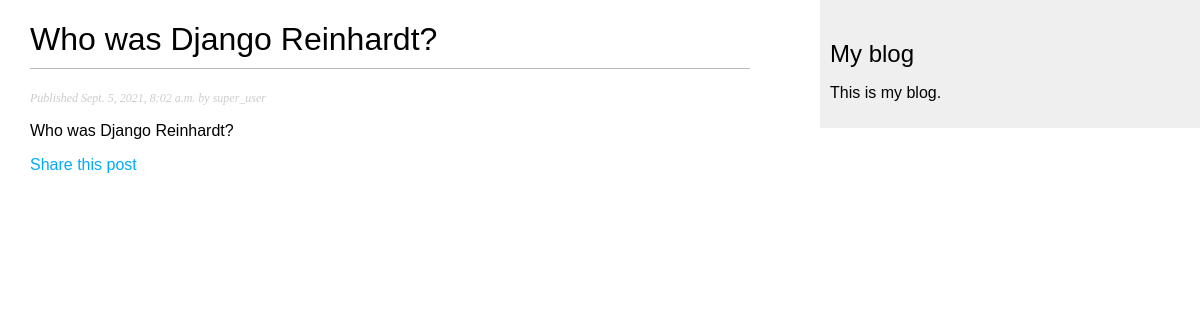
/blog/2021/9/5/who-was-django-reinhardt/, run on the app's committed database.
### blog/models.py (models this page shows, shortened)
class Post(models.Model):
    STATUS_CHOICES = (
        ('draft', 'Draft'),
        ('published', 'Published'),
    )
    title = models.CharField(max_length=250)
    slug = models.SlugField(max_length=250,
                            unique_for_date='publish')
    author = models.ForeignKey(User,
                               on_delete=models.CASCADE,
                               related_name='blog_posts')
    body = models.TextField()
    publish = models.DateTimeField(default=timezone.now)
    created = models.DateTimeField(auto_now_add=True)
    updated = models.DateTimeField(auto_now=True)
    status = models.CharField(max_length=10,
                              choices=STATUS_CHOICES,
                              default='draft')
    class Meta:
        ordering = ('-publish',)
    objects = models.Manager()      # The default manager.
    published = PublishedManager()  # Our custom manager.

### blog/views.py (the view)
def post_detail(request, year, month, day, post):
    post = get_object_or_404(Post, slug=post,
                             status='published',
                             publish__year=year,
                             publish__month=month,
                             publish__day=day)
    return render(request,
                  'blog/post/detail.html',
                  {'post': post})

### blog/templates/blog/post/detail.html (shortened to what this page needs)
{% extends "blog/base.html" %}
{% block content %}
    <h1>{{ post.title }}</h1>
    <p class="date">
        Published {{ post.publish }} by {{ post.author }}
    </p>
    {{ post.body|linebreaks }}
    <p>
        <a href="{% url 'blog:post_share' post.id %}">
            Share this post
        </a>
    </p>
{% endblock %}

### blog/static/css/blog.css (style rules this page uses)
body { margin:0; padding:0; font-family:helvetica, sans-serif; }
a { color:#00abff; text-decoration:none; }
h1 { font-weight:normal; border-bottom:1px solid #bbb; padding:0 0 10px 0; }
p.date { color:#ccc; font-family: georgia, serif; font-size: 12px; font-style: italic; }

### data on the page
Post: title "Who was Django Reinhardt?", publish "Sept. 5, 2021, 8:02 a.m.", author "super_user", body "Who was Django Reinhardt?"
